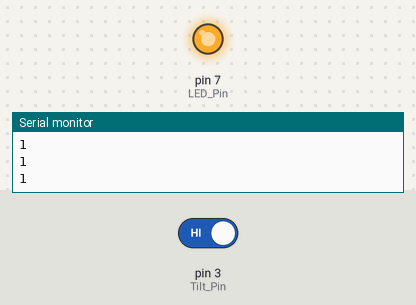
A sketch run on a simulated Arduino Uno, built with avr-gcc and run on an emulated ATmega328P. Parts: output pins drawn as LEDs (lit = HIGH), the last lines printed to the serial monitor. The test bench sets the inputs (shaded band); at power-on: pin 3 (Tilt_Pin) HIGH.

Above: at 1.4 s.
1.5 s: pin 3 (Tilt_Pin) driven LOW
At 2.7 s:
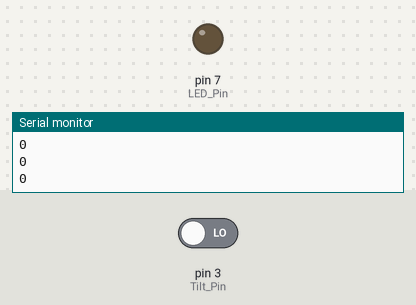
3.0 s: pin 3 (Tilt_Pin) driven HIGH
At 3.8 s:
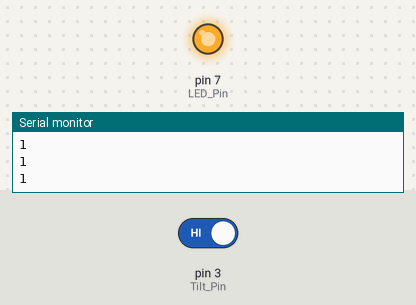
Timing chart, 0 to 6.0 s (numbered marks = the images above; inputs shaded):
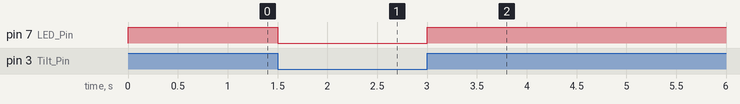

Measured:
- after the input at 1.5 s, pin 7 (LED_Pin): HIGH → LOW at once
- after the input at 3.0 s, pin 7 (LED_Pin): LOW → HIGH at once

The sketch:

Tilt-INPUT_PULLUP.ino
```cpp
int Tilt_Pin = 3;
int LED_Pin = 7;

void setup() {
  // put your setup code here, to run once:
  pinMode(Tilt_Pin, INPUT_PULLUP);
  pinMode(LED_Pin,OUTPUT);
  Serial.begin(9600);
}

void loop() {
  // put your main code here, to run repeatedly:
  int TiltState = digitalRead(Tilt_Pin);

  Serial.println(TiltState);

  if (TiltState==HIGH) digitalWrite(LED_Pin, HIGH);
  else digitalWrite(LED_Pin,LOW);

  delay(300);

}
```
